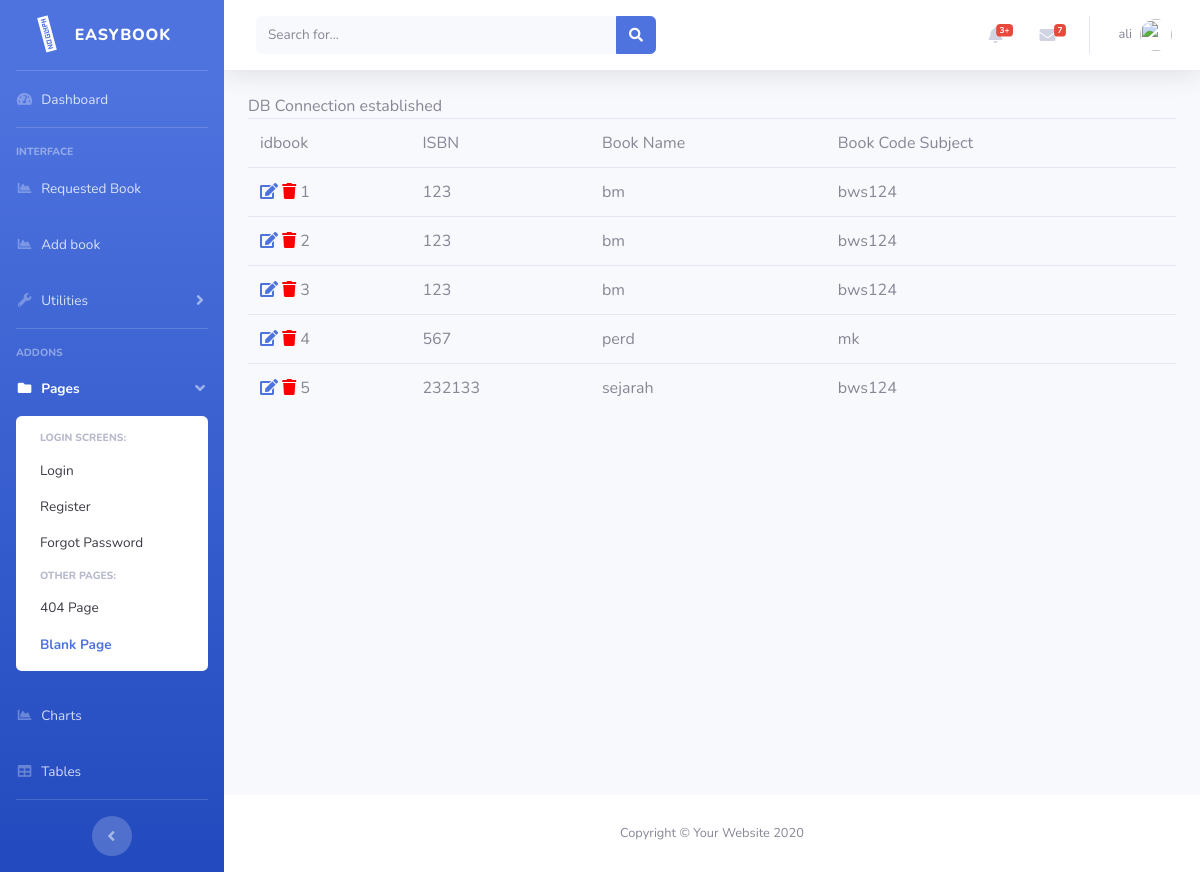
The app's page /searchactivity.php (signed in) with its own data.
### tables this page shows
CREATE TABLE IF NOT EXISTS `orderbook` (
  `idbook` int(11) NOT NULL AUTO_INCREMENT,
  `status` varchar(50) NOT NULL DEFAULT '0',
  `ownerid` int(11) NOT NULL DEFAULT '0',
  `isbn` varchar(50) DEFAULT NULL,
  `bookname` varchar(50) DEFAULT NULL,
  `bookcodesubject` varchar(50) DEFAULT NULL,
  `bookcover` varchar(225) DEFAULT NULL,
  PRIMARY KEY (`idbook`)
);

### searchactivity.php (the view, shortened to what this page needs)
<?php
include "header.template.php";
if (isset($_GET['katakunci'])){
	$key=$_GET['katakunci'];
}else{
	$key="";
}
$sql="SELECT idbook,isbn,bookname,bookcodesubject
	FROM orderbook
	WHERE bookname
	 LIKE '%$key%' ";
include "dbconnect.php";
$rs=mysqli_query($conn, $sql);
if(mysqli_num_rows($rs)==0){
	echo "No record found";
}else{
?>
<table class="table">
	<tr>
		<td>idbook</td>
		<td>ISBN</td>
		<td>Book Name</td>
		<td>Book Code Subject</td>
	</tr>
	<?php
		while($rec=mysqli_fetch_array($rs)){
			echo "<tr><td>";
			$id=$rec['idbook'];
			if(isset($_SESSION['accesslevel']) &&
				$_SESSION['accesslevel']=='admin'){
				echo "<a href='editactivity.php?id=$id'>
				<i class='fa fa-edit'></i></a> ".
				"<a href='#'onclick='confirmdelete($id)'>
				<i class='fa fa-trash danger'  style='color:red'></i></a> ";
			}
			echo $rec['idbook'];
			echo "</td>";
			echo "<td>".$rec['isbn']."</td>";
			echo "<td>".$rec['bookname']."</td>";
			echo "<td>".$rec['bookcodesubject']."</td>";
			echo "</tr>";
		}
	?>
</table>
<?php
}
include "footer.template.php";
?>

### records on screen
orderbook: idbook "1", isbn "123", bookname "bm", bookcodesubject "bws124"
orderbook: idbook "2", isbn "123", bookname "bm", bookcodesubject "bws124"
orderbook: idbook "3", isbn "123", bookname "bm", bookcodesubject "bws124"
orderbook: idbook "4", isbn "567", bookname "perd", bookcodesubject "mk"
orderbook: idbook "5", isbn "232133", bookname "sejarah", bookcodesubject "bws124"

### other values on screen
$_SESSION['username'] "ali"
